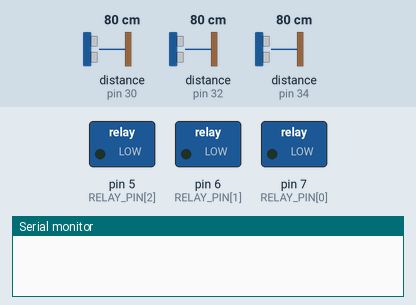
This sketch was run on a simulated Arduino Mega 2560, built with avr-gcc and run on an emulated ATmega2560. Shown: switched loads named in the sketch (green lamp = pin HIGH), the last lines printed to the serial monitor. The inputs (shaded band) are chosen by the test bench; at power-on: distance to the obstacle (sensors on pin 30, pin 32, pin 34) 80 cm. The echo pulse lasts 58.3 µs per cm.

Above: at 1.2 s.
1.3 s: distance to the obstacle (sensor on pin 30) set to 27 cm
3.0 s: distance to the obstacle (sensor on pin 30) set to 23 cm
At 4.1 s:
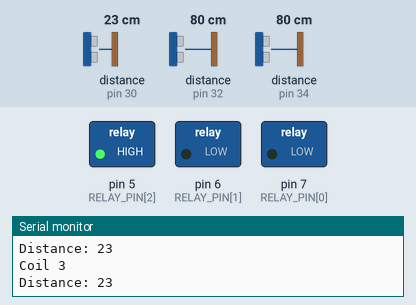
5.0 s: distance to the obstacle (sensor on pin 32) set to 27 cm
6.7 s: distance to the obstacle (sensor on pin 32) set to 23 cm
At 8.6 s:
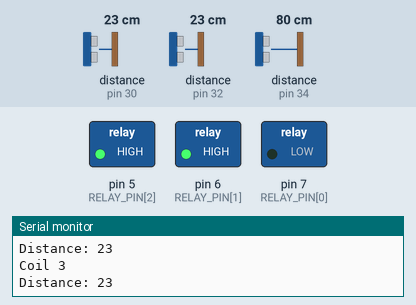
9.1 s: distance to the obstacle (sensor on pin 34) set to 26 cm
10.8 s: distance to the obstacle (sensor on pin 34) set to 23 cm
At 12.1 s:
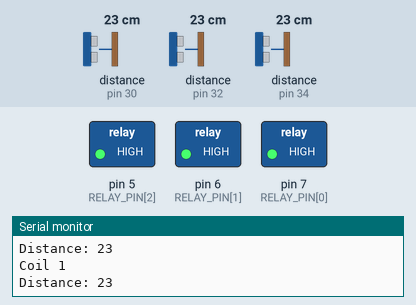
Timing chart, 0 to 13.8 s (numbered marks = the images above; inputs shaded):
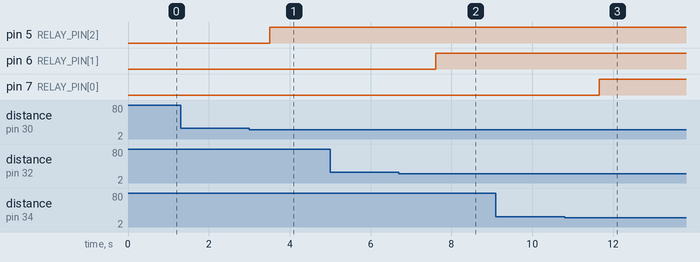

Measured:
- the behaviour switches between 25 and 24 cm on distance to the obstacle (sensor on pin 30) (found by bisection; images 0 and 1)
- the behaviour switches between 25 and 24 cm on distance to the obstacle (sensor on pin 32) (found by bisection; images 1 and 2)
- the behaviour switches between 25 and 24 cm on distance to the obstacle (sensor on pin 34) (found by bisection; images 2 and 3)
- after the input at 1.3 s, every drawn part: stays the same
- after the input at 3.0 s, pin 5 (RELAY_PIN[2]): LOW → HIGH after 0.51 s
- after the input at 6.7 s, pin 6 (RELAY_PIN[1]): LOW → HIGH after 0.91 s
- after the input at 10.8 s, pin 7 (RELAY_PIN[0]): LOW → HIGH after 0.86 s

The sketch:

DWPT_Integration.ino
```cpp
// import libraries
#include <NewPing.h>
#include <LiquidCrystal.h>

// defining pins
#define maxDistance 300
#define sonarNum 3

// defining pins
const int TRIG_PIN[sonarNum] = {35, 33, 31};
const int ECHO_PIN[sonarNum] = {34, 32, 30};
const int RELAY_PIN[sonarNum] = {7, 6, 5};

// calling NewPing
NewPing sonar[sonarNum] = {
  NewPing(TRIG_PIN[0], ECHO_PIN[0], maxDistance),
  NewPing(TRIG_PIN[1], ECHO_PIN[1], maxDistance),
  NewPing(TRIG_PIN[2], ECHO_PIN[2], maxDistance)
};

// calling LiquidCrystal
//LiquicCrystal lcd(12, 11, 5, 4, 3, 2);

// declaring the distance calculated
long currentDist;

void setup() {
  Serial.begin(9600);
  pinMode(RELAY_PIN[0], OUTPUT);
  pinMode(RELAY_PIN[1], OUTPUT);
  pinMode(RELAY_PIN[2], OUTPUT);
  //lcd.begin(16,2);
  //lcd.print("Coil 1");
}

void loop() {
  //lcd.setCursor(0, 1);
  for(uint8_t i = 0; i < sonarNum; i++) {
    currentDist = sonar[i].ping_cm();
    if(currentDist < 25 && currentDist  > 0){
      delay(500);
      digitalWrite(RELAY_PIN[i], HIGH);

      Serial.print("Coil ");
      Serial.println(i+1);
      Serial.print("Distance: ");
      Serial.println(sonar[i].ping_cm());
    }
    else {
      digitalWrite(RELAY_PIN[i], LOW);

    }
  }
}
```
